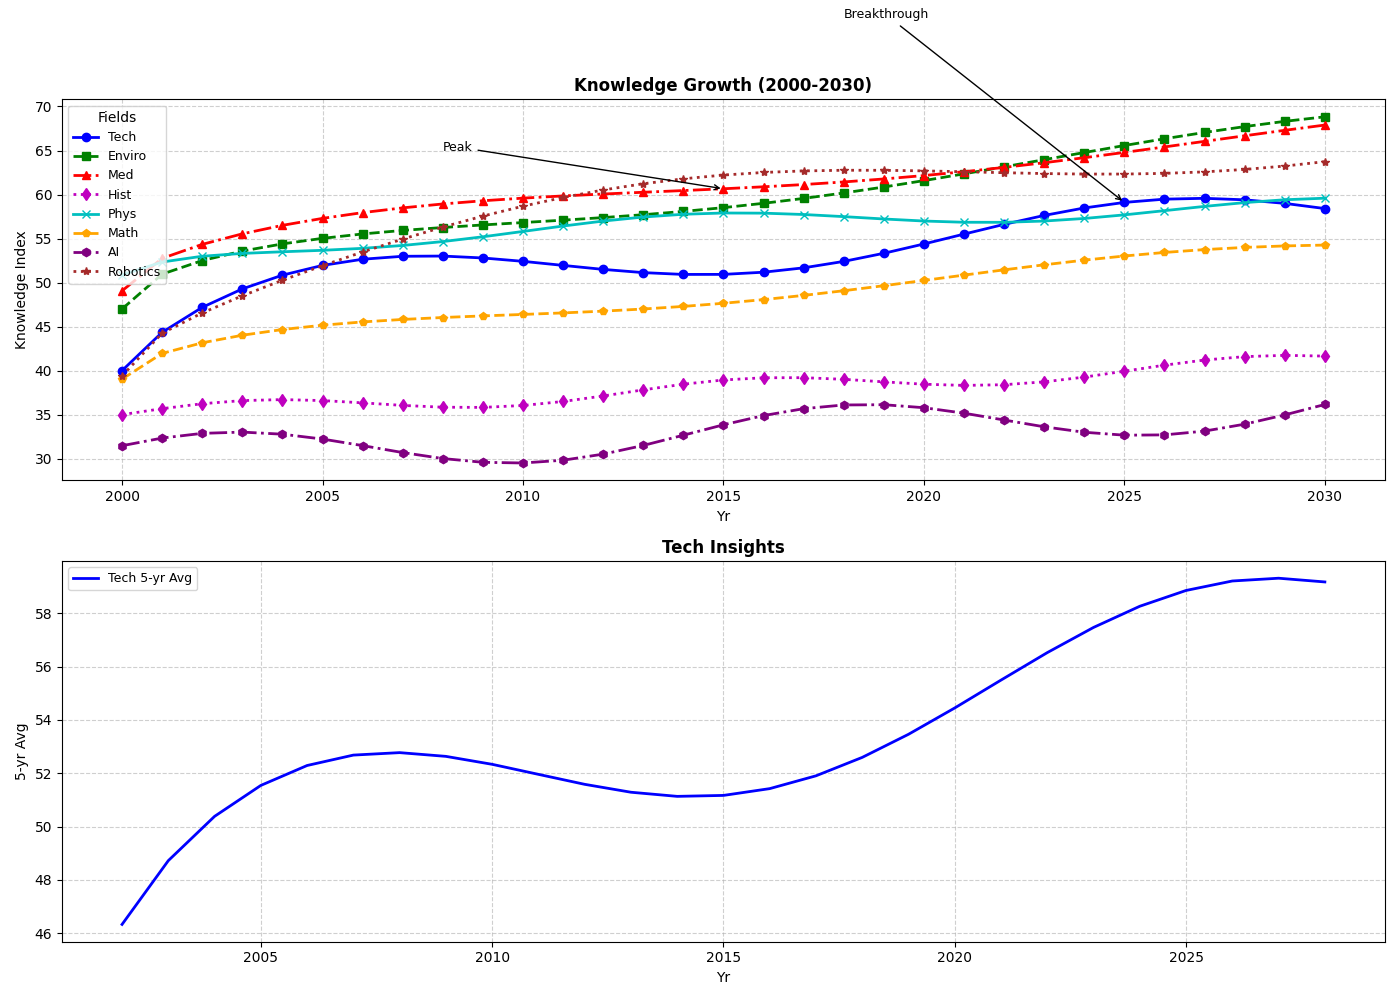

Python code for this plot:
import matplotlib.pyplot as plt
import numpy as np

years = np.arange(2000, 2031)

technology_index = [40 + 3*np.sin(0.3*x) + 5*np.log(x+1) for x in range(len(years))]
environment_index = [45 + 2*np.cos(0.2*x) + 4*np.sqrt(x) for x in range(len(years))]
medicine_index = [48 + 1.5*np.sin(0.2*x + np.pi/4) + 3.5*np.sqrt(x) for x in range(len(years))]
history_index = [35 + np.sin(0.5*x) + 2*x/10 for x in range(len(years))]
physics_index = [50 + np.cos(0.4*x + np.pi/6) + 2.5*np.log(x+1) for x in range(len(years))]
mathematics_index = [38 + 1.2*np.sin(0.25*x + np.pi/3) + 2.8*np.sqrt(x) for x in range(len(years))]

# New data series
artificial_intelligence_index = [30 + 2.5*np.sin(0.4*x + np.pi/5) + 4*x/20 for x in range(len(years))]
robotics_index = [42 + 3*np.sin(0.2*x - np.pi/3) + 4.5*np.sqrt(x) for x in range(len(years))]

fig, ax = plt.subplots(2, 1, figsize=(14, 10))

ax[0].plot(years, technology_index, marker='o', linestyle='-', linewidth=2, color='b', label='Tech')
ax[0].plot(years, environment_index, marker='s', linestyle='--', linewidth=2, color='g', label='Enviro')
ax[0].plot(years, medicine_index, marker='^', linestyle='-.', linewidth=2, color='r', label='Med')
ax[0].plot(years, history_index, marker='d', linestyle=':', linewidth=2, color='m', label='Hist')
ax[0].plot(years, physics_index, marker='x', linestyle='-', linewidth=2, color='c', label='Phys')
ax[0].plot(years, mathematics_index, marker='p', linestyle='--', linewidth=2, color='orange', label='Math')

# Plot new data
ax[0].plot(years, artificial_intelligence_index, marker='h', linestyle='-.', linewidth=2, color='purple', label='AI')
ax[0].plot(years, robotics_index, marker='*', linestyle=':', linewidth=2, color='brown', label='Robotics')

ax[0].set_xlabel('Yr')
ax[0].set_ylabel('Knowledge Index')
ax[0].set_title('Knowledge Growth (2000-2030)', fontweight='bold')

ax[0].grid(True, linestyle='--', alpha=0.6)
ax[0].legend(title='Fields', loc='upper left', fontsize=9)

ax[0].annotate('Breakthrough', xy=(2025, technology_index[25]), xytext=(2018, 80),
               arrowprops=dict(facecolor='black', arrowstyle='->'), fontsize=9)
ax[0].annotate('Peak', xy=(2015, medicine_index[15]), xytext=(2008, 65),
               arrowprops=dict(facecolor='black', arrowstyle='->'), fontsize=9)

moving_avg = np.convolve(technology_index, np.ones(5)/5, mode='valid')

ax[1].plot(years[2:-2], moving_avg, color='blue', linestyle='-', linewidth=2, label='Tech 5-yr Avg')
ax[1].set_xlabel('Yr')
ax[1].set_ylabel('5-yr Avg')
ax[1].set_title('Tech Insights', fontweight='bold')

ax[1].grid(True, linestyle='--', alpha=0.6)
ax[1].legend(loc='upper left', fontsize=9)

plt.tight_layout()

plt.show()
